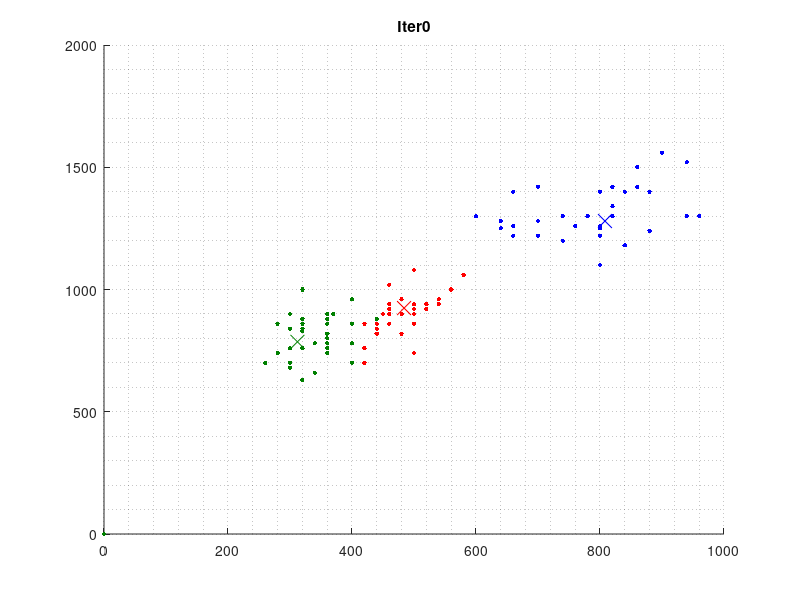
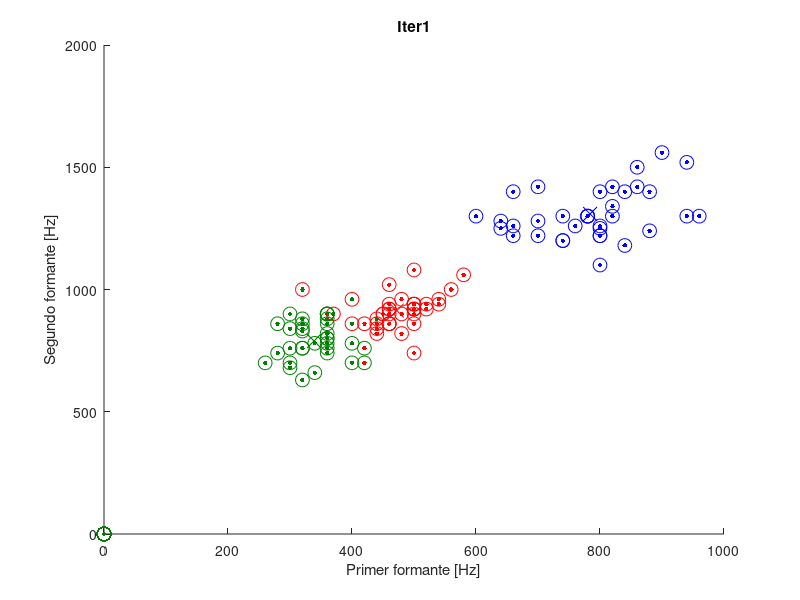
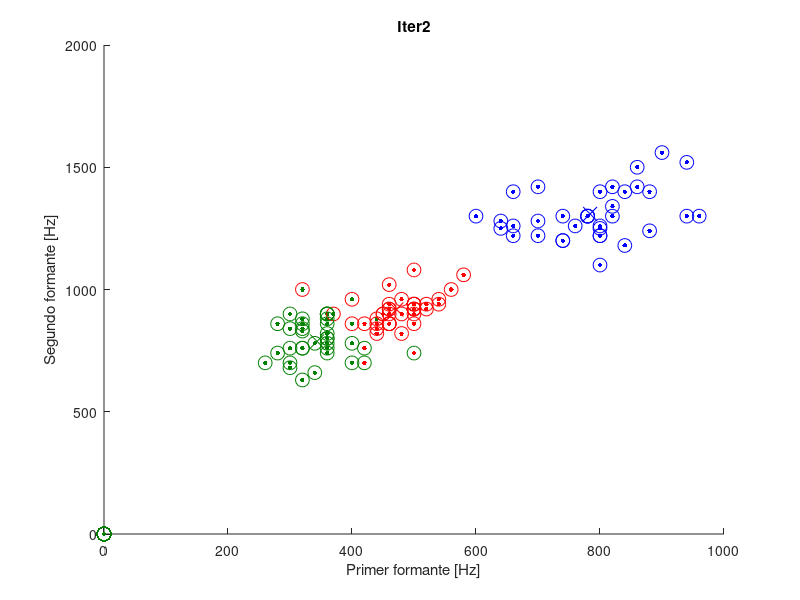
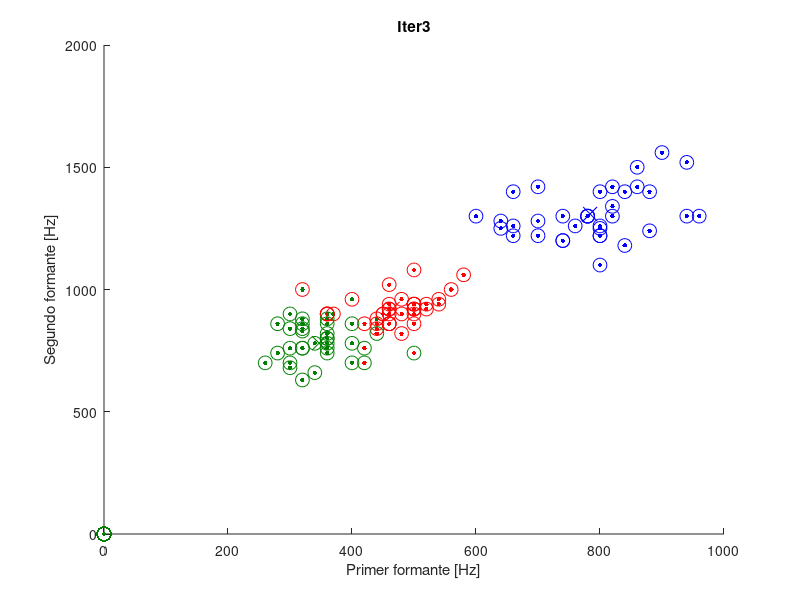

Here is the MATLAB script that generated these plots, in order: (Note: this script raises an error after producing the figures.)
%% K-means

clear all
close all
myGreen = [0 0.5 0];

a_total = load('a.txt');
o_total = load('o.txt');
u_total = load('u.txt');

%% Separo en test y train
% a
ind_perm = randperm(length(a_total));	% Entreno en cada corrida con otras muestras
a_train = a_total(ind_perm(1:35),1:2);
a_test = a_total(ind_perm(36:end),1:2);
% o
ind_perm = randperm(length(o_total));	% Entreno en cada corrida con otras muestras
o_train = o_total(ind_perm(1:35),1:2);
o_test = o_total(ind_perm(36:end),1:2);
% u
ind_perm = randperm(length(u_total));	% Entreno en cada corrida con otras muestras
u_train = u_total(ind_perm(1:35),1:2);
u_test = u_total(ind_perm(36:end),1:2);

%% Gráficos conjunto de puntos
train = [a_train;o_train;u_train];

% Hago el 'scatter' de las muestras sin clasificar
figure
hold on
plot(train(:,1), train(:,2),'k.', 'MarkerSize', 10)
grid minor
close

%% Entrenamiento:
%1) inicialización con puntos: usar 5 puntos de train con etiquetas para inicializar la media:
ma_inic = mean(a_train(1:5,:));
mo_inic = mean(o_train(1:5,:));
mu_inic = mean(u_train(1:5,:));

%% iteraciones:
% Medias de las clases
ma = ma_inic;
mo = mo_inic;
mu = mu_inic;

% Label
real_label = [ones(length(a_train),1);2*ones(length(o_train),1);3*ones(length(u_train),1)];

distorsion(1) = inf;		% La distorsión inicial pongo inf para que arranque el algoritmo
distorsion(2) = 10000;	% Siendo la segunda MUY grande
n = 2;									% Se inicializa con 2 porque ya cargué 2 distorsiones
limdist = 0.01;

%% Preparo el gráfico

figure(1); hold on;
% Medias con X
plot(ma(1),ma(2), 'bx','MarkerSize',10);
plot(mo(1),mo(2), 'rx','MarkerSize',10);
plot(mu(1),mu(2),'x','color',myGreen,'MarkerSize',10);
% Puntos bien clasificados
plot(train(:,1).*(real_label==1), train(:,2).*(real_label==1), 'b.', 'MarkerSize',10);
plot(train(:,1).*(real_label==2), train(:,2).*(real_label==2), 'r.', 'MarkerSize',10);
plot(train(:,1).*(real_label==3), train(:,2).*(real_label==3), '.', 'color', myGreen, 'MarkerSize',10);
titles = ['Iter0'; 'Iter1'; 'Iter2'; 'Iter3'; 'Iter4'; 'Iter5'; 'Iter6'; 'Iter7'];
title(titles(1,:));

bool_plot = 1;

while abs((distorsion(n-1) - distorsion(n))) > limdist
	for k = 1:length(train)
		dist = [train(k,:)-ma; train(k,:)-mo; train(k,:)-mu]; % Calculo la distancia del punto a cada media
		dist = vecnorm(dist');	% Uso vecnorm que me hace la norma, suponiendo que es un arreglo de vectores
		[val, label(k)] = min(dist);	% El que tenga distancia mínima es al que le asigno esa clase
	end

	% Recalculo la media
	ma = sum(train.*(label==1)')/(sum(label==1));
	mo = sum(train.*(label==2)')/(sum(label==2));
	mu = sum(train.*(label==3)')/(sum(label==3));

	% Recalculo la distorsión
	distorsion_a = sum(vecnorm(((train-ma).*(label==1)')'))/(sum(label==1));
	distorsion_o = sum(vecnorm(((train-mo).*(label==2)')'))/(sum(label==2));
	distorsion_u = sum(vecnorm(((train-mu).*(label==3)')'))/(sum(label==3));
	distorsion(n+1) = distorsion_a + distorsion_o + distorsion_u;

	if(bool_plot)
		% Grafico
		figure(n)
		hold on

		% Medias
		plot(ma(1),ma(2), 'bx','MarkerSize',10);
		plot(mo(1),mo(2), 'rx','MarkerSize',10);
		plot(mu(1),mu(2),'x','color',myGreen,'MarkerSize',10);

		% Puntos reales
		plot(train(:,1).*(real_label==1), train(:,2).*(real_label==1), 'b.', 'MarkerSize',10);
		plot(train(:,1).*(real_label==2), train(:,2).*(real_label==2), 'r.', 'MarkerSize',10);
		plot(train(:,1).*(real_label==3), train(:,2).*(real_label==3), '.', 'color', myGreen, 'MarkerSize',10);

		% Puntos clasificados
		plot(train(:,1).*(label==1)', train(:,2).*(label==1)', 'bo', 'MarkerSize',10);
		plot(train(:,1).*(label==2)', train(:,2).*(label==2)', 'ro', 'MarkerSize',10);
		plot(train(:,1).*(label==3)', train(:,2).*(label==3)', 'o', 'color', myGreen, 'MarkerSize',10);

		xlabel('Primer formante [Hz]');
		ylabel('Segundo formante [Hz]');
		title(titles(n,:));
	end

	n = n+1;
end

close all


%% Plots de datos tras entrenamiento
% para las elipses!
cova = estim_sigma(train.*(label==1)', ma, sum(label==1));
covo = estim_sigma(train.*(label==2)', mo, sum(label==2));
covu = estim_sigma(train.*(label==3)', mu, sum(label==3));
theta = linspace(0, 2*pi, 100);
rot = [sin(theta); cos(theta)];

elipsea = (chol(cova)' * rot)' + ma;
elipseo = (chol(covo)' * rot)' + mo;
elipseu = (chol(covu)' * rot)' + mu;

% Gráfico
figure()
hold on

% Medias
plot(ma(1),ma(2), 'bx','MarkerSize',10);
plot(mo(1),mo(2), 'rx','MarkerSize',10);
plot(mu(1),mu(2),'x','color',myGreen,'MarkerSize',10);

% Puntos encontrados
plot(train(:,1).*(label==1)', train(:,2).*(label==1)', 'bo');
plot(train(:,1).*(label==2)', train(:,2).*(label==2)', 'ro');
plot(train(:,1).*(label==3)', train(:,2).*(label==3)', 'o', 'color', myGreen);

% Elipses
plot(elipsea(:,1), elipsea(:,2), 'b')
plot(elipseo(:,1), elipseo(:,2), 'r')
plot(elipseu(:,1), elipseu(:,2), 'color', myGreen)

title('Elipses, ¿está bien?')

%% Plot distorsion
figure
plot(distorsion);
title('Distorsión en función de las iteraciones');
xlabel('Iteración');
ylabel('Distorsión');


%% Test
test = [a_test;o_test;u_test];
test_real_label = [ones(length(a_test),1);2*ones(length(o_test),1);3*ones(length(u_test),1)];
test_real_label = test_real_label';

NA = sum(label==1);
NO = sum(label==2);
NU = sum(label==3);
N = length(label);

% ¿Debería en cada iteración sumarle al NX que corresponda?
for i=1:length(test)
		disc(i,1) = discriminante(test(i,:), ma, cova, log(NA/N));
		disc(i,2) = discriminante(test(i,:), mo, covo, log(NO/N));
		disc(i,3) = discriminante(test(i,:), mu, covu, log(NU/N));
		[a,b] = max(disc(i,:));
		test_label(i) = b;
end

% Gráfico
figure()
hold on

% Medias
plot(ma(1),ma(2), 'bx','MarkerSize',15);
plot(mo(1),mo(2), 'rx','MarkerSize',15);
plot(mu(1),mu(2),'x','color',myGreen,'MarkerSize',15);

% Puntos encontrados
plot(test(:,1).*(test_label==1)', test(:,2).*(test_label==1)', 'bo','MarkerSize',10);
plot(test(:,1).*(test_label==2)', test(:,2).*(test_label==2)', 'ro','MarkerSize',10);
plot(test(:,1).*(test_label==3)', test(:,2).*(test_label==3)', 'o', 'color', myGreen,'MarkerSize',10);

% Puntos reales
plot(test(:,1).*(test_real_label==1)', test(:,2).*(test_real_label==1)', 'b.','MarkerSize',10);
plot(test(:,1).*(test_real_label==2)', test(:,2).*(test_real_label==2)', 'r.','MarkerSize',10);
plot(test(:,1).*(test_real_label==3)', test(:,2).*(test_real_label==3)', '.', 'color', myGreen,'MarkerSize',10);



title('Test')


% plot puntos test, reales versus encontrados.
% Title -> error (en porciento) comparando test_labelreal con test_label
